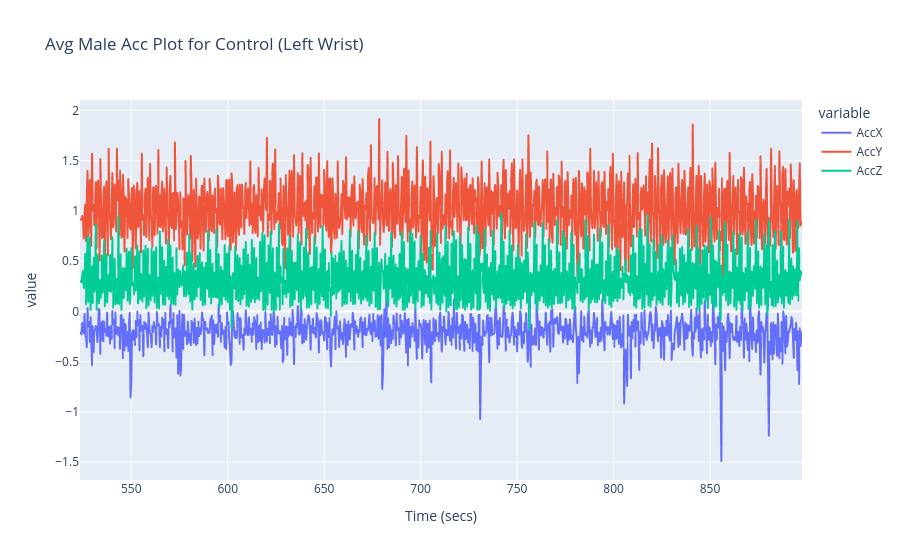
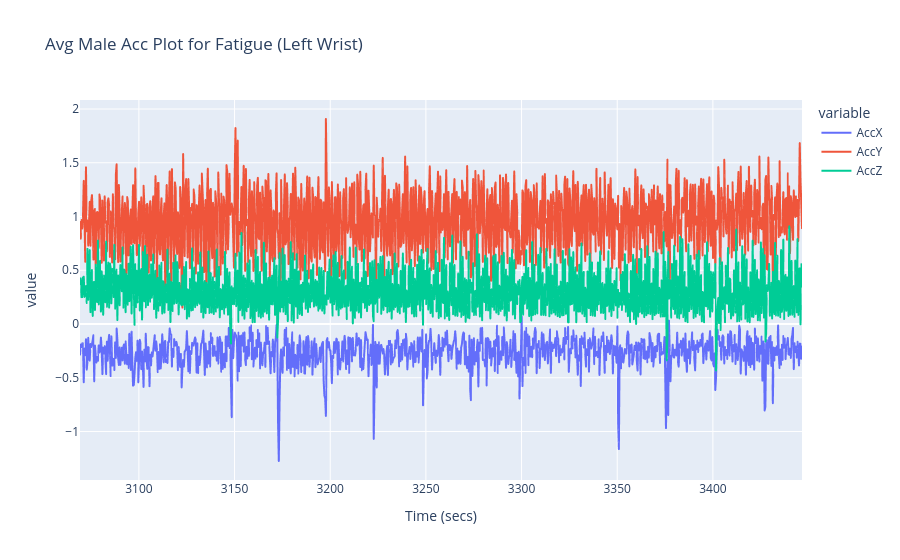
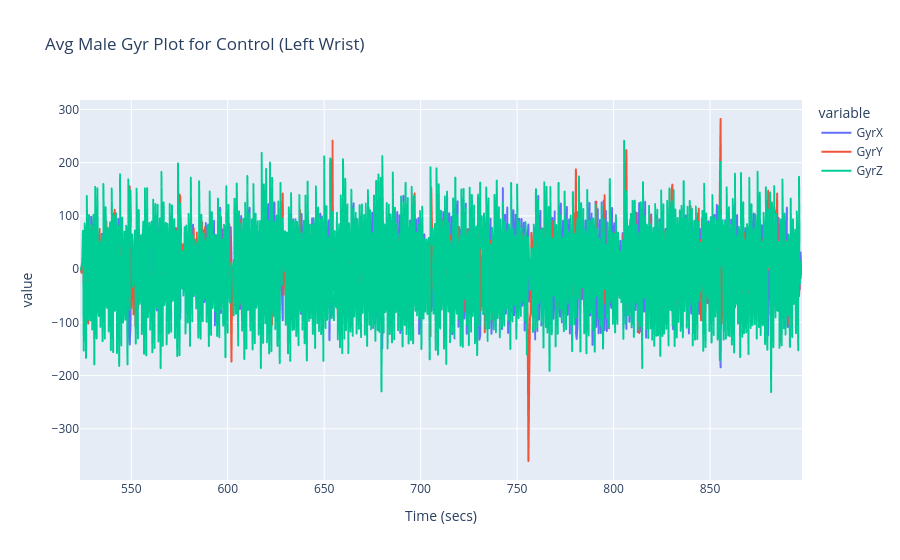
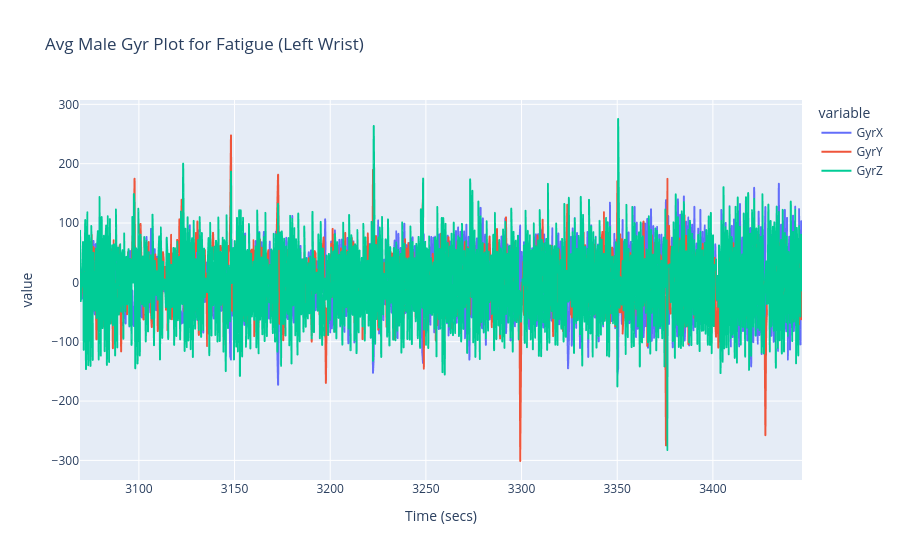

Notebook cell for these charts, in order:
### Code cell
fig = px.line(lw_control_df_02.iloc[::downsample_factor], x='Time (secs)', y=["AccX", "AccY", "AccZ"], title="Avg Male Acc Plot for Control (Left Wrist)")
fig.show()

fig = px.line(lw_fatigue_df_02.iloc[::downsample_factor], x='Time (secs)', y=["AccX", "AccY", "AccZ"], title="Avg Male Acc Plot for Fatigue (Left Wrist)")
fig.show()

fig = px.line(lw_control_df_02.iloc[::downsample_factor], x='Time (secs)', y=["GyrX", "GyrY", "GyrZ"], title="Avg Male Gyr Plot for Control (Left Wrist)")
fig.show()

fig = px.line(lw_fatigue_df_02.iloc[::downsample_factor], x='Time (secs)', y=["GyrX", "GyrY", "GyrZ"], title="Avg Male Gyr Plot for Fatigue (Left Wrist)")
fig.show()

### Figure 1 — Plotly figure (JSON) as saved in the notebook; plotly's stock layout.template omitted (floating-point values rounded to 4 significant figures; data arrays with more than 128 entries replaced by an {"elided": "..."} marker saying what was removed)
{"data": [{"hovertemplate": "variable=AccX<br>Time (secs)=%{x}<br>value=%{y}<extra></extra>", "legendgroup": "AccX", "line": {"color": "#636efa", "dash": "solid"}, "marker": {"symbol": "circle"}, "mode": "lines", "name": "AccX", "showlegend": true, "type": "scattergl", "x": {"elided": "959 float values"}, "xaxis": "x", "y": {"elided": "959 float values"}, "yaxis": "y"}, {"hovertemplate": "variable=AccY<br>Time (secs)=%{x}<br>value=%{y}<extra></extra>", "legendgroup": "AccY", "line": {"color": "#EF553B", "dash": "solid"}, "marker": {"symbol": "circle"}, "mode": "lines", "name": "AccY", "showlegend": true, "type": "scattergl", "x": {"elided": "959 float values"}, "xaxis": "x", "y": {"elided": "959 float values"}, "yaxis": "y"}, {"hovertemplate": "variable=AccZ<br>Time (secs)=%{x}<br>value=%{y}<extra></extra>", "legendgroup": "AccZ", "line": {"color": "#00cc96", "dash": "solid"}, "marker": {"symbol": "circle"}, "mode": "lines", "name": "AccZ", "showlegend": true, "type": "scattergl", "x": {"elided": "959 float values"}, "xaxis": "x", "y": {"elided": "959 float values"}, "yaxis": "y"}], "layout": {"legend": {"title": {"text": "variable"}, "tracegroupgap": 0}, "title": {"text": "Avg Male Acc Plot for Control (Left Wrist)"}, "xaxis": {"anchor": "y", "domain": [0, 1], "title": {"text": "Time (secs)"}}, "yaxis": {"anchor": "x", "domain": [0, 1], "title": {"text": "value"}}}}

### Figure 2 — Plotly figure (JSON) as saved in the notebook; plotly's stock layout.template omitted (floating-point values rounded to 4 significant figures; data arrays with more than 128 entries replaced by an {"elided": "..."} marker saying what was removed)
{"data": [{"hovertemplate": "variable=AccX<br>Time (secs)=%{x}<br>value=%{y}<extra></extra>", "legendgroup": "AccX", "line": {"color": "#636efa", "dash": "solid"}, "marker": {"symbol": "circle"}, "mode": "lines", "name": "AccX", "showlegend": true, "type": "scattergl", "x": {"elided": "967 float values"}, "xaxis": "x", "y": {"elided": "967 float values"}, "yaxis": "y"}, {"hovertemplate": "variable=AccY<br>Time (secs)=%{x}<br>value=%{y}<extra></extra>", "legendgroup": "AccY", "line": {"color": "#EF553B", "dash": "solid"}, "marker": {"symbol": "circle"}, "mode": "lines", "name": "AccY", "showlegend": true, "type": "scattergl", "x": {"elided": "967 float values"}, "xaxis": "x", "y": {"elided": "967 float values"}, "yaxis": "y"}, {"hovertemplate": "variable=AccZ<br>Time (secs)=%{x}<br>value=%{y}<extra></extra>", "legendgroup": "AccZ", "line": {"color": "#00cc96", "dash": "solid"}, "marker": {"symbol": "circle"}, "mode": "lines", "name": "AccZ", "showlegend": true, "type": "scattergl", "x": {"elided": "967 float values"}, "xaxis": "x", "y": {"elided": "967 float values"}, "yaxis": "y"}], "layout": {"legend": {"title": {"text": "variable"}, "tracegroupgap": 0}, "title": {"text": "Avg Male Acc Plot for Fatigue (Left Wrist)"}, "xaxis": {"anchor": "y", "domain": [0, 1], "title": {"text": "Time (secs)"}}, "yaxis": {"anchor": "x", "domain": [0, 1], "title": {"text": "value"}}}}

### Figure 3 — Plotly figure (JSON) as saved in the notebook; plotly's stock layout.template omitted (floating-point values rounded to 4 significant figures; data arrays with more than 128 entries replaced by an {"elided": "..."} marker saying what was removed)
{"data": [{"hovertemplate": "variable=GyrX<br>Time (secs)=%{x}<br>value=%{y}<extra></extra>", "legendgroup": "GyrX", "line": {"color": "#636efa", "dash": "solid"}, "marker": {"symbol": "circle"}, "mode": "lines", "name": "GyrX", "showlegend": true, "type": "scattergl", "x": {"elided": "959 float values"}, "xaxis": "x", "y": {"elided": "959 float values"}, "yaxis": "y"}, {"hovertemplate": "variable=GyrY<br>Time (secs)=%{x}<br>value=%{y}<extra></extra>", "legendgroup": "GyrY", "line": {"color": "#EF553B", "dash": "solid"}, "marker": {"symbol": "circle"}, "mode": "lines", "name": "GyrY", "showlegend": true, "type": "scattergl", "x": {"elided": "959 float values"}, "xaxis": "x", "y": {"elided": "959 float values"}, "yaxis": "y"}, {"hovertemplate": "variable=GyrZ<br>Time (secs)=%{x}<br>value=%{y}<extra></extra>", "legendgroup": "GyrZ", "line": {"color": "#00cc96", "dash": "solid"}, "marker": {"symbol": "circle"}, "mode": "lines", "name": "GyrZ", "showlegend": true, "type": "scattergl", "x": {"elided": "959 float values"}, "xaxis": "x", "y": {"elided": "959 float values"}, "yaxis": "y"}], "layout": {"legend": {"title": {"text": "variable"}, "tracegroupgap": 0}, "title": {"text": "Avg Male Gyr Plot for Control (Left Wrist)"}, "xaxis": {"anchor": "y", "domain": [0, 1], "title": {"text": "Time (secs)"}}, "yaxis": {"anchor": "x", "domain": [0, 1], "title": {"text": "value"}}}}

### Figure 4 — Plotly figure (JSON) as saved in the notebook; plotly's stock layout.template omitted (floating-point values rounded to 4 significant figures; data arrays with more than 128 entries replaced by an {"elided": "..."} marker saying what was removed)
{"data": [{"hovertemplate": "variable=GyrX<br>Time (secs)=%{x}<br>value=%{y}<extra></extra>", "legendgroup": "GyrX", "line": {"color": "#636efa", "dash": "solid"}, "marker": {"symbol": "circle"}, "mode": "lines", "name": "GyrX", "showlegend": true, "type": "scattergl", "x": {"elided": "967 float values"}, "xaxis": "x", "y": {"elided": "967 float values"}, "yaxis": "y"}, {"hovertemplate": "variable=GyrY<br>Time (secs)=%{x}<br>value=%{y}<extra></extra>", "legendgroup": "GyrY", "line": {"color": "#EF553B", "dash": "solid"}, "marker": {"symbol": "circle"}, "mode": "lines", "name": "GyrY", "showlegend": true, "type": "scattergl", "x": {"elided": "967 float values"}, "xaxis": "x", "y": {"elided": "967 float values"}, "yaxis": "y"}, {"hovertemplate": "variable=GyrZ<br>Time (secs)=%{x}<br>value=%{y}<extra></extra>", "legendgroup": "GyrZ", "line": {"color": "#00cc96", "dash": "solid"}, "marker": {"symbol": "circle"}, "mode": "lines", "name": "GyrZ", "showlegend": true, "type": "scattergl", "x": {"elided": "967 float values"}, "xaxis": "x", "y": {"elided": "967 float values"}, "yaxis": "y"}], "layout": {"legend": {"title": {"text": "variable"}, "tracegroupgap": 0}, "title": {"text": "Avg Male Gyr Plot for Fatigue (Left Wrist)"}, "xaxis": {"anchor": "y", "domain": [0, 1], "title": {"text": "Time (secs)"}}, "yaxis": {"anchor": "x", "domain": [0, 1], "title": {"text": "value"}}}}
